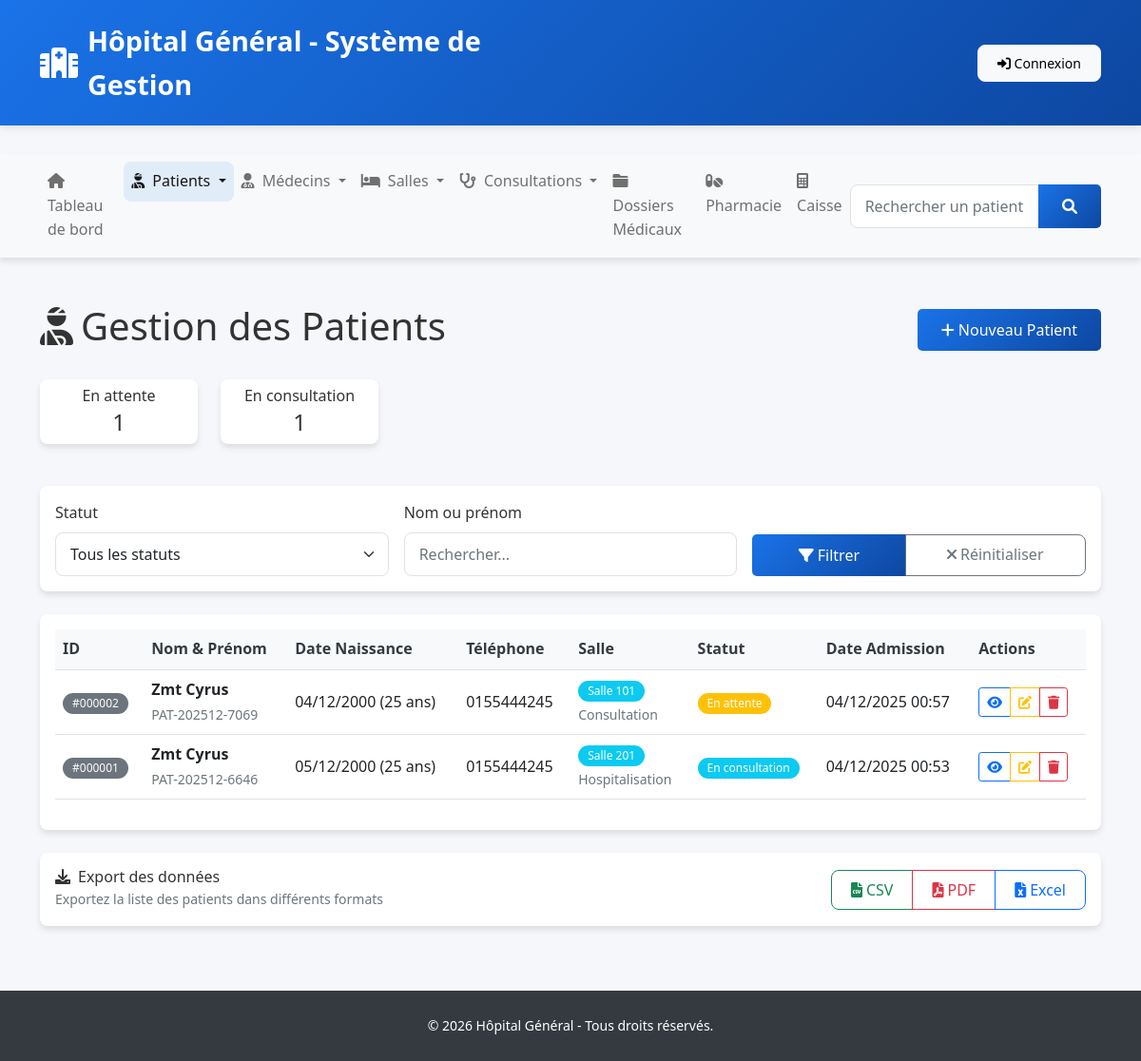
The app's page /modules/patients/index.php with its own data.
### tables this page shows
CREATE TABLE `patient` (
  `id_patient` int NOT NULL AUTO_INCREMENT,
  `numero_dossier` varchar(50) NOT NULL,
  `nom` varchar(100) NOT NULL,
  `prenom` varchar(100) NOT NULL,
  `date_naissance` date NOT NULL,
  `sexe` enum('M','F') NOT NULL,
  `adresse` text,
  `telephone` varchar(20) DEFAULT NULL,
  `email` varchar(100) DEFAULT NULL,
  `groupe_sanguin` varchar(10) DEFAULT NULL,
  `allergies` text,
  `id_salle` int DEFAULT NULL,
  `statut` enum('En attente','En consultation','Hospitalis├®','Sorti') DEFAULT 'En attente',
  `date_admission` datetime DEFAULT CURRENT_TIMESTAMP,
  `date_sortie` datetime DEFAULT NULL,
  PRIMARY KEY (`id_patient`),
  UNIQUE KEY `numero_dossier` (`numero_dossier`),
  KEY `id_salle` (`id_salle`),
  KEY `idx_nom` (`nom`),
  KEY `idx_numero` (`numero_dossier`),
  CONSTRAINT `patient_ibfk_1` FOREIGN KEY (`id_salle`) REFERENCES `salle` (`id_salle`) ON DELETE SET NULL
);

CREATE TABLE `salle` (
  `id_salle` int NOT NULL AUTO_INCREMENT,
  `nom_salle` varchar(100) NOT NULL,
  `type_salle` enum('Hospitalisation','Urgence','Consultation','Chirurgie') NOT NULL,
  `capacite` int DEFAULT '1',
  `statut` enum('Disponible','Occup├®e','En nettoyage') DEFAULT 'Disponible',
  `date_creation` timestamp NULL DEFAULT CURRENT_TIMESTAMP,
  PRIMARY KEY (`id_salle`)
);

### config/constants.php (called while the page is built, shortened)
<?php
function getDBConnection() {
    try {
        $dsn = "mysql:host=" . DB_HOST . ";dbname=" . DB_NAME . ";charset=" . DB_CHARSET;
        $options = [
            PDO::ATTR_ERRMODE            => PDO::ERRMODE_EXCEPTION,
            PDO::ATTR_DEFAULT_FETCH_MODE => PDO::FETCH_ASSOC,
            PDO::ATTR_EMULATE_PREPARES   => false,
            PDO::MYSQL_ATTR_INIT_COMMAND => "SET NAMES utf8mb4 COLLATE utf8mb4_unicode_ci"
        ];
        $pdo = new PDO($dsn, DB_USER, DB_PASS, $options);
        return $pdo;
    } catch (PDOException $e) {
        error_log("Erreur de connexion à la base de données: " . $e->getMessage());
        die("Erreur de connexion à la base de données. Veuillez contacter l'administrateur.");
    }
}
function executeQuery($sql, $params = []) {
    $pdo = getDBConnection();
    $stmt = $pdo->prepare($sql);
    if (!empty($params)) {
        foreach ($params as $key => $value) {
            $stmt->bindValue($key, $value);
        }
    }
    $stmt->execute();
    return $stmt;
}
function fetchAll($sql, $params = []) {
    $stmt = executeQuery($sql, $params);
    return $stmt->fetchAll();
}
?>

### modules/patients/index.php (the view, shortened to what this page needs)
<?php
require_once '../../includes/header.php';
$filters = [];
$whereClause = "WHERE 1=1";
$params = [];
$page = isset($_GET['page']) ? (int)$_GET['page'] : 1;
$limit = 20;
$offset = ($page - 1) * $limit;
$query = "
    SELECT p.*, s.nom_salle, s.type_salle
    FROM patient p
    LEFT JOIN salle s ON p.id_salle = s.id_salle
    $whereClause
    ORDER BY p.date_admission DESC
    LIMIT :limit OFFSET :offset
";
$params[':limit'] = $limit;
$params[':offset'] = $offset;
$patients = fetchAll($query, $params);
$statsQuery = "
    SELECT statut, COUNT(*) as count
    FROM patient
    GROUP BY statut
";
$statistiques = fetchAll($statsQuery);
?>
<div class="d-flex justify-content-between align-items-center mb-4">
    <h1>
        <i class="fas fa-user-injured me-2"></i>Gestion des Patients
    </h1>
    <a href="add.php" class="btn btn-hospital">
        <i class="fas fa-plus me-1"></i>Nouveau Patient
    </a>
</div>
<div class="row mb-4">
    <?php foreach ($statistiques as $stat): ?>
        <div class="col-md-2 col-6">
            <div class="card text-center">
                <div class="card-body py-2">
                    <h6 class="mb-1"><?php echo $stat['statut']; ?></h6>
                    <h4 class="mb-0"><?php echo $stat['count']; ?></h4>
                </div>
            </div>
        </div>
    <?php endforeach; ?>
</div>
<div class="card shadow-sm mb-4">
    <div class="card-body">
        <form method="GET" class="row g-3">
            <div class="col-md-4">
                <label for="statut" class="form-label">Statut</label>
                <select name="statut" id="statut" class="form-select">
                    <option value="">Tous les statuts</option>
                </select>
            </div>
            <div class="col-md-4">
                <label for="nom" class="form-label">Nom ou prénom</label>
                <input type="text"
                       name="nom"
                       id="nom"
                       class="form-control"
                       placeholder="Rechercher..."
                       value="<?php echo $filters['nom'] ?? ''; ?>">
            </div>
            <div class="col-md-4 d-flex align-items-end">
                <div class="btn-group w-100">
                    <button type="submit" class="btn btn-hospital">
                        <i class="fas fa-filter me-1"></i>Filtrer
                    </button>
                    <a href="index.php" class="btn btn-outline-secondary">
                        <i class="fas fa-times me-1"></i>Réinitialiser
                    </a>
                </div>
            </div>
        </form>
    </div>
</div>
<div class="card shadow-sm">
    <div class="card-body">
        <?php if (!empty($patients)): ?>
            <div class="table-responsive">
                <table class="table table-hover">
                    <thead class="table-light">
                        <tr>
                            <th>ID</th>
                            <th>Nom & Prénom</th>
                            <th>Date Naissance</th>
                            <th>Téléphone</th>
                            <th>Salle</th>
                            <th>Statut</th>
                            <th>Date Admission</th>
                            <th>Actions</th>
                        </tr>
                    </thead>
                    <tbody>
                        <?php foreach ($patients as $patient): ?>
                            <tr>
                                <td>
                                    <span class="badge bg-secondary">#<?php echo str_pad($patient['id_patient'], 6, '0', STR_PAD_LEFT); ?></span>
                                </td>
                                <td>
                                    <strong><?php echo htmlspecialchars($patient['nom'] . ' ' . $patient['prenom']); ?></strong><br>
                                    <small class="text-muted"><?php echo htmlspecialchars($patient['numero_dossier']); ?></small>
                                </td>
                                <td>
                                    <?php
                                        $age = date_diff(date_create($patient['date_naissance']), date_create('today'))->y;
                                        echo date('d/m/Y', strtotime($patient['date_naissance'])) . " ($age ans)";
                                    ?>
                                </td>
                                <td><?php echo htmlspecialchars($patient['telephone']); ?></td>
                                <td>
                                    <?php if ($patient['nom_salle']): ?>
                                        <span class="badge bg-info">
                                            <?php echo htmlspecialchars($patient['nom_salle']); ?>
                                        </span>
                                        <br>
                                        <small class="text-muted"><?php echo $patient['type_salle']; ?></small>
                                    <?php else: ?>
                                        <span class="badge bg-secondary">Non attribuée</span>
                                    <?php endif; ?>
                                </td>
                                <td>
                                    <?php
                                        $badgeClass = [
                                            'En attente' => 'warning',
                                            'En consultation' => 'info',
                                            'Hospitalisé' => 'primary',
                                            'Sorti' => 'success'
                                        ][$patient['statut']] ?? 'secondary';
                                    ?>
                                    <span class="badge bg-<?php echo $badgeClass; ?>">
                                        <?php echo $patient['statut']; ?>
                                    </span>
                                </td>
                                <td>
                                    <?php echo date('d/m/Y H:i', strtotime($patient['date_admission'])); ?>
                                </td>
                                <td>
                                    <div class="btn-group btn-group-sm">
                                        <a href="view.php?id=<?php echo $patient['id_patient']; ?>"
                                           class="btn btn-outline-primary"
                                           title="Voir">
                                            <i class="fas fa-eye"></i>
                                        </a>
                                        <a href="edit.php?id=<?php echo $patient['id_patient']; ?>"
                                           class="btn btn-outline-warning"
                                           title="Modifier">
                                            <i class="fas fa-edit"></i>
                                        </a>
                                        <a href="delete.php?id=<?php echo $patient['id_patient']; ?>"
                                           class="btn btn-outline-danger"
                                           title="Supprimer"
                                           onclick="return confirm('Êtes-vous sûr de vouloir supprimer ce patient ?')">
                                            <i class="fas fa-trash"></i>
                                        </a>
                                    </div>
                                </td>
                            </tr>
                        <?php endforeach; ?>
                    </tbody>
                </table>
            </div>
        <?php endif; ?>
    </div>
</div>
<div class="card shadow-sm mt-4">
    <div class="card-body">
        <div class="d-flex justify-content-between align-items-center">
            <div>
                <h6 class="mb-0">
                    <i class="fas fa-download me-2"></i>Export des données
                </h6>
                <small class="text-muted">Exportez la liste des patients dans différents formats</small>
            </div>
            <div class="btn-group">
                <a href="export.php?format=csv&<?php echo http_build_query($filters); ?>"
                   class="btn btn-outline-success">
                    <i class="fas fa-file-csv me-1"></i>CSV
                </a>
                <a href="export.php?format=pdf&<?php echo http_build_query($filters); ?>"
                   class="btn btn-outline-danger">
                    <i class="fas fa-file-pdf me-1"></i>PDF
                </a>
                <a href="export.php?format=excel&<?php echo http_build_query($filters); ?>"
                   class="btn btn-outline-primary">
                    <i class="fas fa-file-excel me-1"></i>Excel
                </a>
            </div>
        </div>
    </div>
</div>
<?php
require_once '../../includes/footer.php';
?>

### assets/css/style.css (style rules this page uses)
:root { --hospital-blue: #1a73e8; --hospital-dark-blue: #0d47a1; --hospital-green: #4CAF50; --hospital-red: #f44336; --hospital-orange: #FF9800; --hospital-purple: #9C27B0; --hospital-gray: #f8f9fa; --hospital-dark: #343a40; --border-radius: 8px; --box-shadow: 0 4px 6px rgba(0, 0, 0, 0.1); --transition: all 0.3s ease; }
* { margin: 0; padding: 0; box-sizing: border-box; }
body { font-family: 'Segoe UI', Tahoma, Geneva, Verdana, sans-serif; line-height: 1.6; color: #333; background-color: #f5f7fa; min-height: 100vh; display: flex; flex-direction: column; }
.card { border: none; border-radius: var(--border-radius); box-shadow: var(--box-shadow); transition: var(--transition); margin-bottom: 20px; }
.table { border-collapse: separate; border-spacing: 0; }
.table th { background-color: var(--hospital-gray); border-top: none; font-weight: 600; color: var(--hospital-dark); }
.table td, .table th { border: none; border-bottom: 1px solid #dee2e6; vertical-align: middle; }
.badge { font-weight: 500; padding: 5px 10px; border-radius: 20px; }
.btn { border-radius: var(--border-radius); font-weight: 500; transition: var(--transition); padding: 8px 20px; }
.btn-hospital { background: linear-gradient(135deg, var(--hospital-blue) 0%, var(--hospital-dark-blue) 100%); color: white; border: none; }
.form-control, .form-select { border-radius: var(--border-radius); border: 1px solid #dee2e6; padding: 10px 15px; transition: var(--transition); }
.form-label { font-weight: 500; margin-bottom: 8px; }
.shadow-sm { box-shadow: var(--box-shadow) !important; }

### includes/header.php (style rules this page uses)
.btn-hospital { background: linear-gradient(135deg, #1a73e8 0%, #0d47a1 100%); color: white; border: none; padding: 10px 25px; border-radius: 5px; transition: all 0.3s ease; }

### records on screen
patient: id_patient "000002", nom+prenom "Zmt Cyrus", numero_dossier "PAT-202512-7069", date_naissance "04/12/2000", date_naissance "25", telephone "0155444245", id_salle.nom_salle "Salle 101", id_salle.type_salle "Consultation", statut "En attente", date_admission "04/12/2025 00:57"
patient: id_patient "000001", nom+prenom "Zmt Cyrus", numero_dossier "PAT-202512-6646", date_naissance "05/12/2000", date_naissance "25", telephone "0155444245", id_salle.nom_salle "Salle 201", id_salle.type_salle "Hospitalisation", statut "En consultation", date_admission "04/12/2025 00:53"

### other values on screen
$module['title'] "Tableau de bord"
$module['title'] "Patients"
$module['title'] "Médecins"
$module['title'] "Salles"
$module['title'] "Consultations"
$module['title'] "Dossiers Médicaux"
$module['title'] "Pharmacie"
$module['title'] "Caisse"
$stat['statut'] "En attente"
$stat['count'] "1"
$stat['statut'] "En consultation"
